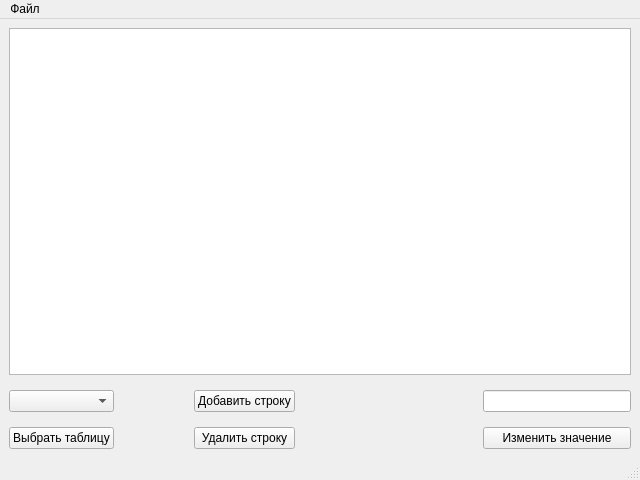
<?xml version="1.0" encoding="UTF-8"?>
<ui version="4.0">
 <class>MainWindow</class>
 <widget class="QMainWindow" name="MainWindow">
  <property name="geometry">
   <rect>
    <x>0</x>
    <y>0</y>
    <width>640</width>
    <height>480</height>
   </rect>
  </property>
  <property name="sizePolicy">
   <sizepolicy hsizetype="Expanding" vsizetype="Expanding">
    <horstretch>0</horstretch>
    <verstretch>0</verstretch>
   </sizepolicy>
  </property>
  <property name="windowTitle">
   <string>Оперирование БД</string>
  </property>
  <widget class="QWidget" name="centralwidget">
   <layout class="QGridLayout" name="gridLayout">
    <property name="horizontalSpacing">
     <number>20</number>
    </property>
    <property name="verticalSpacing">
     <number>15</number>
    </property>
    <item row="1" column="1">
     <spacer name="horizontalSpacer">
      <property name="orientation">
       <enum>Qt::Horizontal</enum>
      </property>
      <property name="sizeHint" stdset="0">
       <size>
        <width>40</width>
        <height>20</height>
       </size>
      </property>
     </spacer>
    </item>
    <item row="1" column="2">
     <layout class="QVBoxLayout" name="verticalLayout_3">
      <property name="spacing">
       <number>15</number>
      </property>
      <item>
       <widget class="QLineEdit" name="fieldTable"/>
      </item>
      <item>
       <widget class="QPushButton" name="changeField">
        <property name="text">
         <string>Изменить значение</string>
        </property>
       </widget>
      </item>
     </layout>
    </item>
    <item row="0" column="0" colspan="3">
     <widget class="QTableView" name="tableView"/>
    </item>
    <item row="1" column="0">
     <layout class="QHBoxLayout" name="horizontalLayout">
      <property name="spacing">
       <number>40</number>
      </property>
      <item>
       <layout class="QVBoxLayout" name="verticalLayout">
        <property name="spacing">
         <number>15</number>
        </property>
        <item>
         <widget class="QComboBox" name="tablesList"/>
        </item>
        <item>
         <widget class="QPushButton" name="selectTable">
          <property name="text">
           <string>Выбрать таблицу</string>
          </property>
         </widget>
        </item>
       </layout>
      </item>
      <item>
       <spacer name="horizontalSpacer_2">
        <property name="orientation">
         <enum>Qt::Horizontal</enum>
        </property>
        <property name="sizeHint" stdset="0">
         <size>
          <width>40</width>
          <height>20</height>
         </size>
        </property>
       </spacer>
      </item>
      <item>
       <layout class="QVBoxLayout" name="verticalLayout_2">
        <property name="spacing">
         <number>15</number>
        </property>
        <item>
         <widget class="QPushButton" name="addLine">
          <property name="text">
           <string>Добавить строку</string>
          </property>
         </widget>
        </item>
        <item>
         <widget class="QPushButton" name="delLine">
          <property name="text">
           <string>Удалить строку</string>
          </property>
         </widget>
        </item>
       </layout>
      </item>
     </layout>
    </item>
   </layout>
  </widget>
  <widget class="QMenuBar" name="menubar">
   <property name="geometry">
    <rect>
     <x>0</x>
     <y>0</y>
     <width>640</width>
     <height>20</height>
    </rect>
   </property>
   <widget class="QMenu" name="file">
    <property name="title">
     <string>Файл</string>
    </property>
    <addaction name="relogin"/>
    <addaction name="exit"/>
   </widget>
   <addaction name="file"/>
  </widget>
  <widget class="QStatusBar" name="statusbar"/>
  <action name="relogin">
   <property name="text">
    <string>Выйти из учетной записи</string>
   </property>
  </action>
  <action name="exit">
   <property name="text">
    <string>Выйти</string>
   </property>
   <property name="shortcut">
    <string>Ctrl+Q</string>
   </property>
  </action>
 </widget>
 <resources/>
 <connections/>
</ui>
